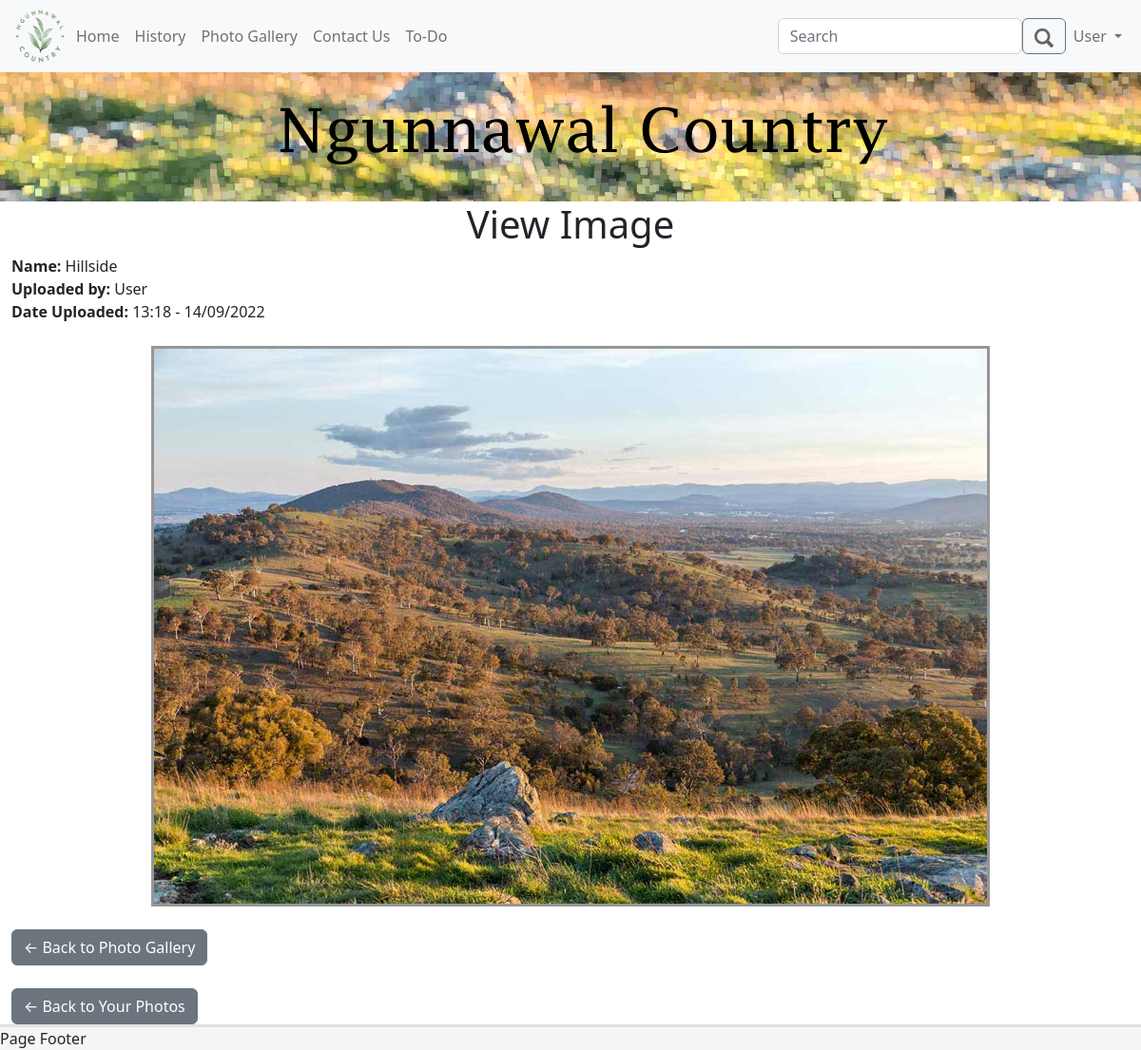
/userPhotos/1 (signed in), run on the app's committed database.
### models.py (models this page shows, shortened)
class User(UserMixin, db.Model):
    id = db.Column(db.Integer, primary_key=True)
    email_address = db.Column(db.String(255), unique=True)
    name = db.Column(db.String(255))
    password_hash = db.Column(db.String(255))
    user_level = db.Column(db.Integer)

class Photos(db.Model):
    photoid = db.Column(db.Integer, primary_key=True)
    title = db.Column(db.String(255))
    filename = db.Column(db.String(255))
    userid = db.Column(db.Integer)
    dateSubmitted = db.Column(db.DateTime)

### app.py (the view)
@app.route('/userPhotos/<photo_id>')
@login_required
def photo_display(photo_id):
    image = Photos.query.filter_by(photoid=photo_id).all()  # gets image by the photo id in the URL
    all_users = User.query.all()  # gets all users
    return render_template("photoDisplay.html", user=current_user, photo=image, title="View Image", users=all_users)

### models.py (called while the page is built)
@login.user_loader
def load_user(id):
    return User.query.get(int(id))

### templates/photoDisplay.html
{% extends 'template.html' %}
{% block cellContent1 %}
    {% for image in photo %}
        <div>
            <span class="fw-semibold">Name: </span>{{ image.title }} <br>
            <span class="fw-semibold">Uploaded by: </span>
            {% for user in users %}
                {% if user.id == image.userid %}
                    {{ user.name }}
                {% endif %}
            {% endfor %}
            <br>
            <span class="fw-semibold">Date Uploaded: </span>{{ image.dateSubmitted.strftime('%H:%M - %d/%m/%Y') }}
            <br><br>
            <img class="centre-img img-border" src="/static/images/userPhotos/{{ image.filename }}" width="75%">
        </div>
        <br>
        <a href="/gallery">
            <button class="btn btn-secondary">← Back to Photo Gallery</button>
        </a>
        <br><br>
        <a href="/userPhotos">
            <button class="btn btn-secondary">← Back to Your Photos</button>
        </a>
    {% endfor %}
{% endblock %}

### templates/template.html (shortened to what this page needs)
<!DOCTYPE html>
<html lang="en">
<head>
    <link rel="stylesheet" href="/static/ngunnawal.css">
    <link rel="stylesheet" href="/static/css/bootstrap.css">
</head>
<body>
<nav class="navbar navbar-expand-lg bg-light sticky-top">
    <div class="container-fluid">
        <a href="/">
            <img src="/static/images/logo.png" alt="logo" width="60" height="60">
        </a>
        <div class="collapse navbar-collapse" id="navbarNav">
            <ul class="navbar-nav">
                <li class="nav-item">
                    <a class="nav-link" href="/">Home</a>
                </li>
                <li class="nav-item">
                    <a class="nav-link" href="/history">History</a>
                </li>
                <li class="nav-item">
                    <a class="nav-link" href="/gallery">Photo Gallery</a>
                </li>
                {% if user.user_level == 2 %}
                    <li class="nav-item dropdown">
                        <a class="nav-link dropdown-toggle" href="/" id="navbarDropdown" role="button"
                           data-bs-toggle="dropdown" aria-expanded="false">
                            Contact Us
                        </a>
                        <ul class="dropdown-menu dropdown-menu-light"
                            aria-labelledby="navbarDropdown">
                            <li><a class="dropdown-item" href="/contact">Contact Page</a></li>
                            <div class="dropdown-divider"></div>
                            <li><a class="dropdown-item" href="/contact_messages">Contact Messages</a></li>
                        </ul>
                    </li>
                {% else %}
                    <li class="nav-item">
                        <a class="nav-link" href="/contact">Contact Us</a>
                    </li>
                {% endif %}
                <li class="nav-item">
                    <a class="nav-link" href="/todo">To-Do</a>
                </li>
            </ul>
        </div>
        <form class="d-flex" role="search">
            <input class="form-control" type="search" placeholder="Search" aria-label="Search">
            <button class="btn btn-outline-secondary" type="submit"><img src="/static/images/search.png" width="20"
                                                                         style="opacity: 60%"></button>
        </form>
        <div class="nav navbar-nav">
            {% if user.is_anonymous %}
                <li class="nav-item dropdown">
                    <a class="nav-link dropdown-toggle" href="/" id="navbarDropdown" role="button"
                       data-bs-toggle="dropdown" aria-expanded="false">
                        Log in
                    </a>
                    <ul class="dropdown-menu dropdown-menu-light dropdown-menu-end" aria-labelledby="navbarDropdown">
                        <li><a class="dropdown-item" href="/login">Log In</a></li>
                        <div class="dropdown-divider"></div>
                        <li><a class="dropdown-item" href="/register">Register Account</a></li>
                    </ul>
                </li>
            {% else %}
                <li class="nav-item dropdown">
                    <a class="nav-link dropdown-toggle" href="/" id="navbarDropdown" role="button"
                       data-bs-toggle="dropdown" aria-expanded="false">
                        {{ user.name }}
                    </a>
                </li>
            {% endif %}
        </div>
    </div>
</nav>
<div class="banner">
    <img src="/static/images/banner.png" alt="website banner">
</div>
<div class="container-fluid">
    <div class="row">
        <div class="col-12 align-centre">
            <h1>{{ title }}</h1>
        </div>
    </div>
    <div class="row">
        <div class="col-12">
            {% block cellContent1 %} {% endblock %}
        </div>
    </div>
</div>
<div class="footer sticky-bottom border-top border-3">
    Page Footer
</div>
</body>
</html>

### static/ngunnawal.css (style rules this page uses)
* { margin: 0; padding: 0; box-sizing: border-box; }
body { background-color: #cff2ec; }
.banner > img { display: block; margin-left: auto; margin-right: auto; max-height: 100%; max-width: 100%; height: auto; }
.centre-img { display: block; margin-left: auto; margin-right: auto; max-height: 100%; max-width: 100%; height: auto; }
.img-border { border: 3px solid #969696; }
.align-centre { text-align: center; }
.footer { overflow: hidden; background-color: rgb(245, 245, 245); width: 100%; bottom: 0; }

### data on the page
User: name "User"
Photos: title "Hillside", dateSubmitted "13:18 - 14/09/2022", filename (picture)

### other printed values
{{ title }} "View Image"
